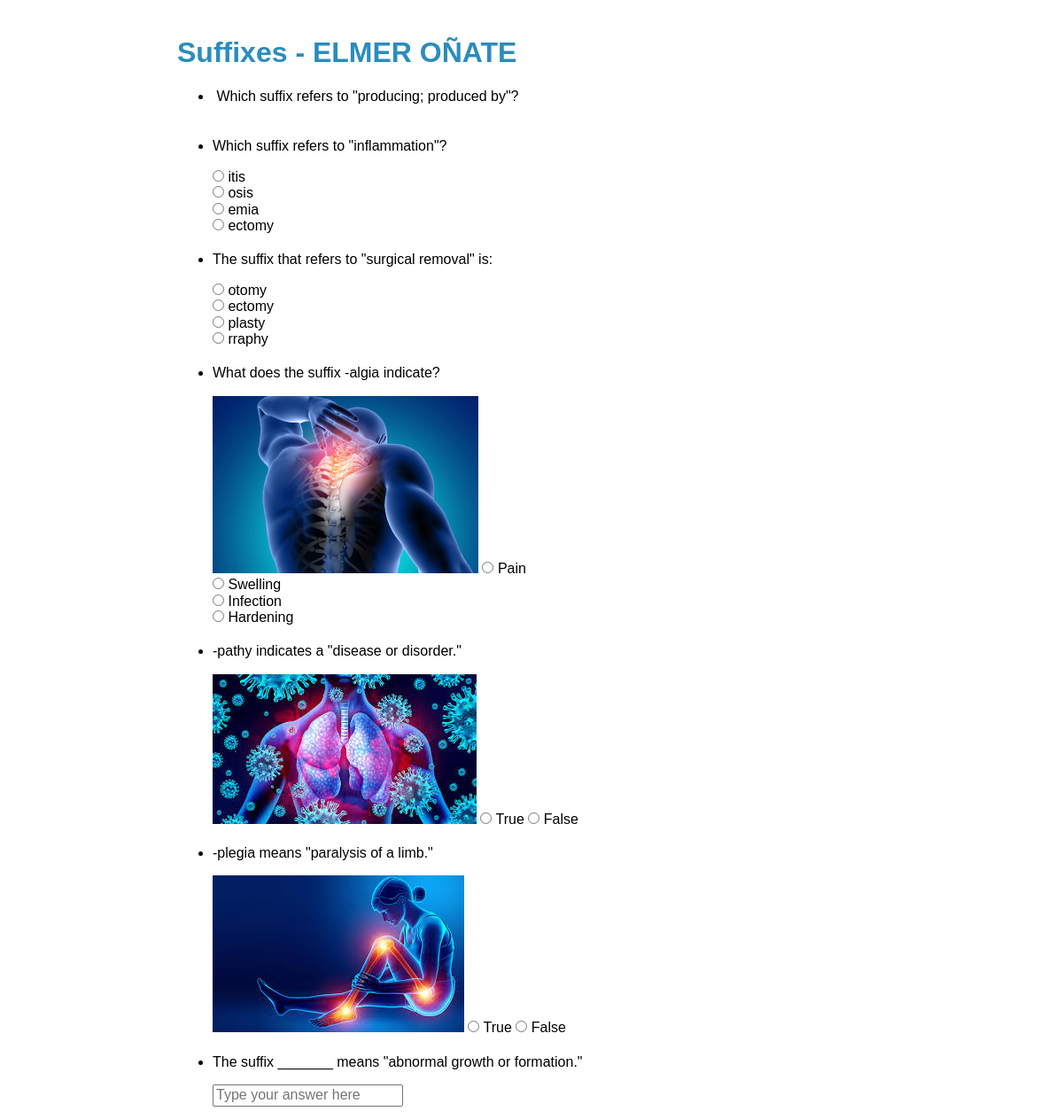
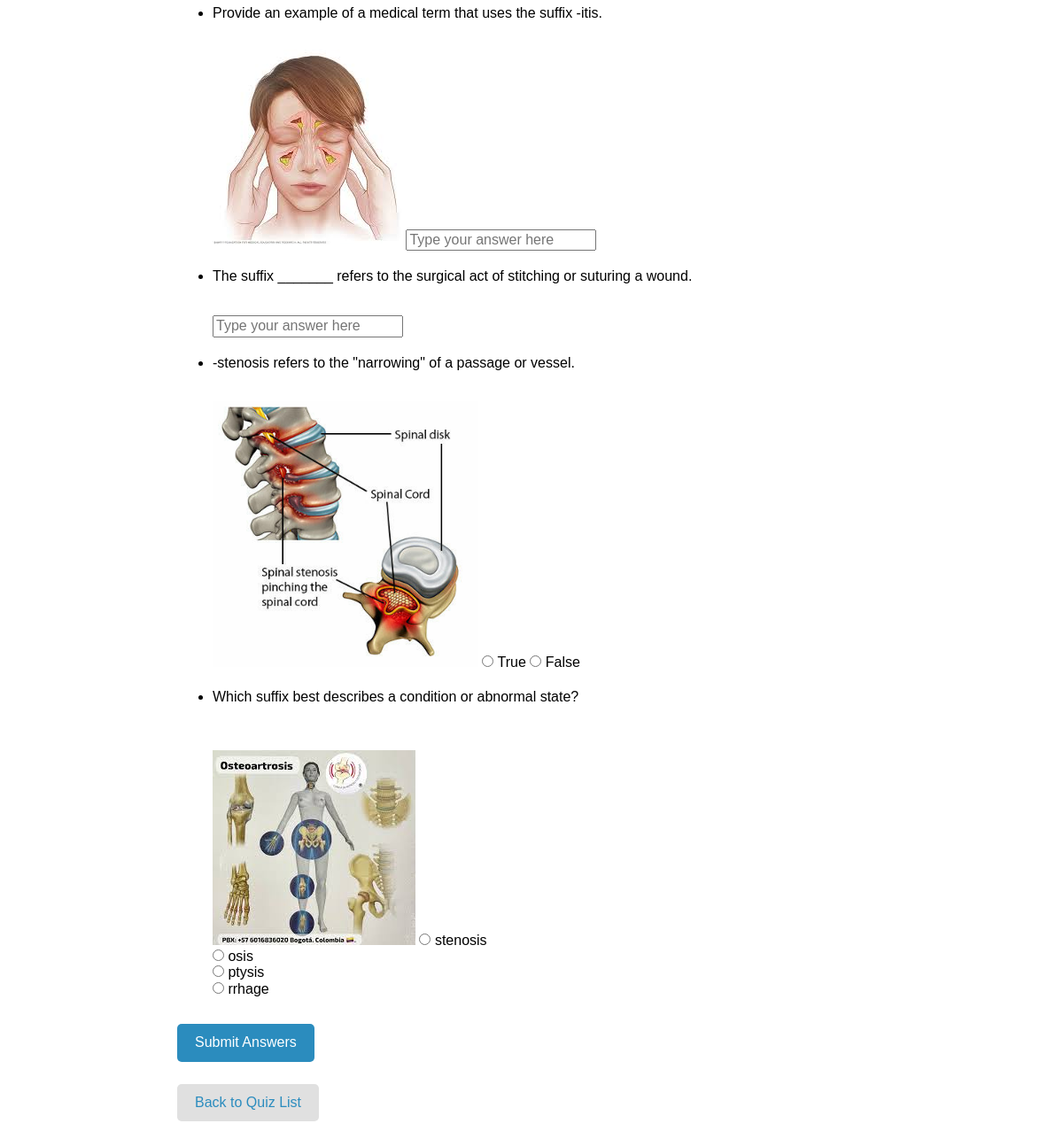
The app's page /assessments/20/ with its own data (2 pictures, top to bottom).
### assessments/models.py (models this page shows, shortened)
class Quiz(models.Model):
    title = models.CharField(max_length=100)

class Question(models.Model):
    QUESTION_TYPES = [
        ("MCQ", "Multiple Choice"),
        ("FIB", "Fill-in-the-Blank"),
        ("TF", "True/False"),
        ("SA", "Short Answer"),
        ("MQ", "Matching Questions"),
        ("OQ", "Ordering Questions"),
    ]
    quiz = models.ForeignKey(Quiz, on_delete=models.CASCADE)
    question_text = CKEditor5Field(
        config_name="default"
    )  # Changed to CKEditor5Field for rich text
    question_type = models.CharField(max_length=20, choices=QUESTION_TYPES)
    image = models.ImageField(
        upload_to="question_images/", blank=True, null=True
    )  # New field for images

class Option(models.Model):
    question = models.ForeignKey(Question, on_delete=models.CASCADE)
    option_text = models.CharField(max_length=100)
    is_correct = models.BooleanField(default=False)

### assessments/views.py (the view, shortened to what this page needs)
# urls.py: path("<int:quiz_id>/", views.quiz_detail, name="quiz_detail"),
def quiz_detail(request, quiz_id):
    quiz = get_object_or_404(Quiz, id=quiz_id)
    questions = quiz.question_set.all()
    for question in questions:
        question.option_count = question.option_set.count()
    return render(
        request, "assessments/quiz_detail.html", {"quiz": quiz, "questions": questions}
    )

### assessments/templates/assessments/quiz_detail.html (shortened to what this page needs)
{% load static %}
<!DOCTYPE html>
<html lang="en">
  <head>
    <link
      rel="stylesheet"
      href="https://cdnjs.cloudflare.com/ajax/libs/normalize/8.0.1/normalize.min.css"
    />
    <link rel="stylesheet" href="{% static 'css/styles.css' %}" />
  </head>
  <body>
    <h1>{{ quiz.title }}</h1>
    <div id="quiz-form-container">
      <form
        method="post"
        hx-post="{% url 'submit_quiz' quiz.id %}"
        hx-target="#quiz-form-container"
        hx-swap="outerHTML"
        enctype="multipart/form-data"
      >
        <ul>
          {% for question in questions %}
          <li class="question-container">
            <p>{{ question.question_text|safe }}</p>
            {% if question.image %}
            <img
              src="{{ question.image.url }}"
              alt="Question Image"
              style="max-width: 300px; max-height: 300px"
            />
            {% endif %} {% if question.question_type == "MCQ" %}
            {% for option in question.option_set.all %}
            <label>
              <input
                type="radio"
                name="answer_{{ question.id }}"
                value="{{ option.id }}"
              />
              {{ option.option_text }} </label
            ><br />
            {% endfor %} {% elif question.question_type == "FIB" %}
            <input
              type="text"
              name="answer_{{ question.id }}"
              placeholder="Type your answer here"
            />
            {% elif question.question_type == "TF" %}
            <label>
              <input
                type="radio"
                name="answer_{{ question.id }}"
                value="True"
              />
              True
            </label>
            <label>
              <input
                type="radio"
                name="answer_{{ question.id }}"
                value="False"
              />
              False
            </label>
            {% endif %}
          </li>
          {% endfor %}
        </ul>
        <div class="button-container">
          <button type="submit" class="submit-button">Submit Answers</button>
          <a href="{% url 'home' %}" class="back-button">Back to Quiz List</a>
        </div>
      </form>
    </div>
  </body>
</html>

### assessments/templates/assessments/quiz_detail.html (style rules this page uses)
body { font-family: Arial, sans-serif; padding: 20px; max-width: 800px; margin: auto; }
h1 { color: #2b8cbe; }
.question-container { margin-bottom: 20px; }
.submit-button { padding: 12px 20px; background-color: #2b8cbe; color: white; border: none; border-radius: 5px; cursor: pointer; margin-bottom: 10px; }
.back-button { display: inline-block; padding: 12px 20px; background-color: #e0e0e0; color: #2b8cbe; text-decoration: none; border-radius: 5px; text-align: center; }
.button-container { margin-top: 30px; display: flex; flex-direction: column; gap: 15px; align-items: flex-start; }

### records on screen
Quiz: title "Suffixes - ELMER OÑATE"
Question: question_text "Which suffix refers to \"producing; produced by\"?"
Question: question_text "Which suffix refers to \"inflammation\"?"
Option: option_text "itis"
Option: option_text "osis"
Option: option_text "emia"
Option: option_text "ectomy"
Question: question_text "The suffix that refers to \"surgical removal\" is:"
Option: option_text "otomy"
Option: option_text "ectomy"
Option: option_text "plasty"
Option: option_text "rraphy"
Question: question_text "What does the suffix -algia indicate?", image (picture)
Option: option_text "Pain"
Option: option_text "Swelling"
Option: option_text "Infection"
Option: option_text "Hardening"
Question: question_text "-pathy indicates a \"disease or disorder.\"", image (picture)
Question: question_text "-plegia means \"paralysis of a limb.\"", image (picture)
Question: question_text "The suffix _______ means \"abnormal growth or formation.\""
Question: question_text "Provide an example of a medical term that uses the suffix -itis.", image (picture)
Question: question_text "The suffix _______ refers to the surgical act of stitching or suturing a wound."
Question: question_text "-stenosis refers to the \"narrowing\" of a passage or vessel.", image (picture)
Question: question_text "Which suffix best describes a condition or abnormal state?", image (picture)
Option: option_text "stenosis"
Option: option_text "osis"
Option: option_text "ptysis"
Option: option_text "rrhage"
